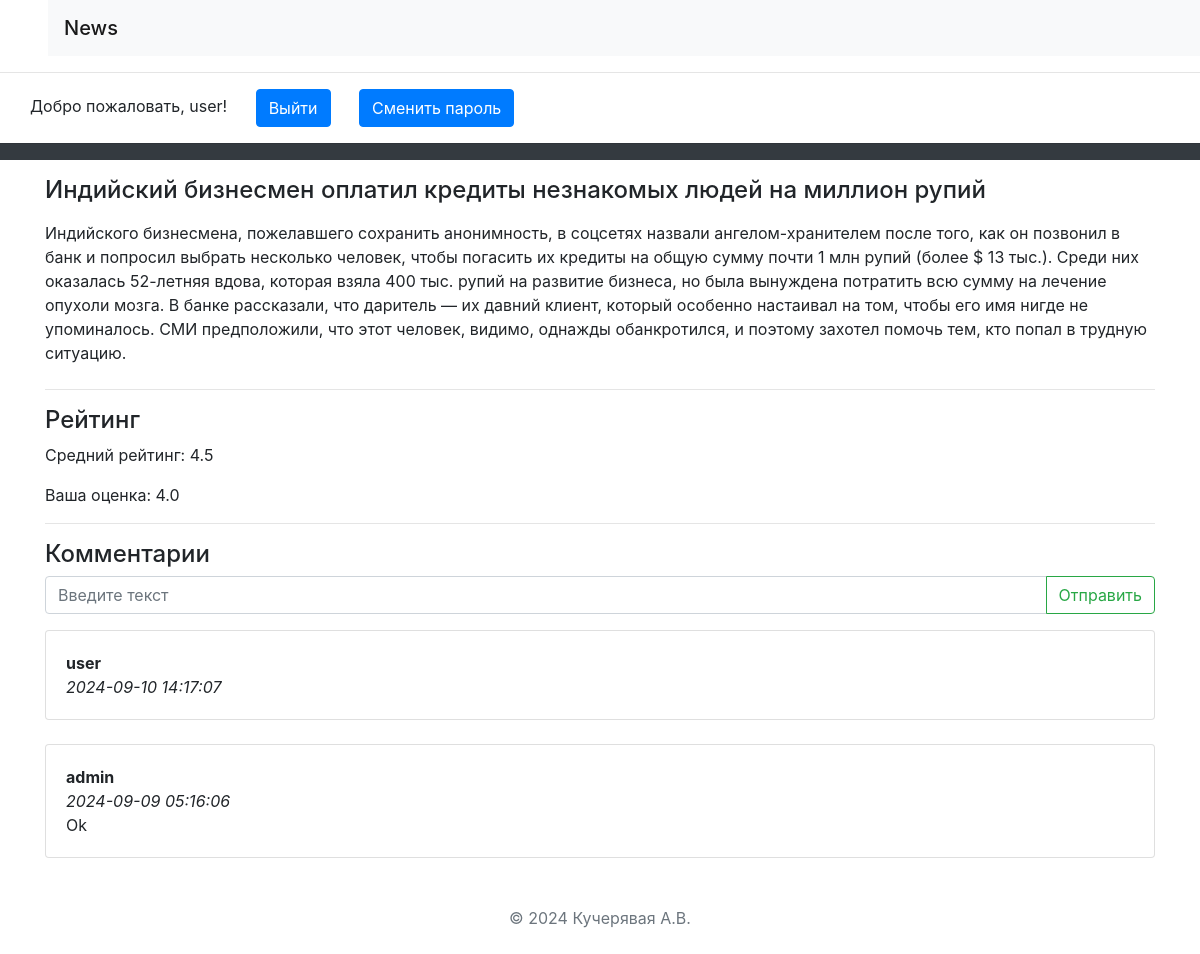
Page /riddles/2/ (signed in) on the committed database.
### riddles/models.py (models this page shows)
class Riddle(models.Model):
    riddle_text = models.CharField(max_length=255)
    pub_date = models.DateTimeField('date published')

class Option(models.Model):
    riddle = models.ForeignKey(Riddle, on_delete=models.CASCADE)
    text = models.CharField(max_length=900)

class Message(models.Model):
    chat = models.ForeignKey(
        Riddle,
        verbose_name='Есть о чем рассказать?',
        on_delete=models.CASCADE)
    author = models.ForeignKey(
        User,
        verbose_name='Пользователь', on_delete=models.CASCADE)
    message = models.TextField('Сообщение')
    pub_date = models.DateTimeField(
        'Дата сообщения',
        default=timezone.now)

### riddles/views.py (the view)
# urls.py: re_path(r'^([0-9]+)/$', views.detail, name='detail'),
def detail(request, riddle_id):
    error_message = None
    if "error_message" in request.GET:
        error_message = request.GET["error_message"]
    ordered_option_set = \
        list(Option.objects.filter(riddle_id=riddle_id))
    option_iter = \
        numpy.random.permutation(len(ordered_option_set))
    option_set = []
    for num in option_iter:
        option_set.append(ordered_option_set[num])
    return render(
        request,
        "answer.html",
        {
            "option_set": option_set,
            "riddle": get_object_or_404(
                Riddle, pk=riddle_id),
            "error_message": error_message,
            "latest_messages":
                Message.objects
                    .filter(chat_id=riddle_id)
                    .order_by('-pub_date')[:5],
            "already_rated_by_user":
                Mark.objects
                    .filter(author_id=request.user.id)
                    .filter(riddle_id=riddle_id)
                    .count(),
            "user_rating":
                Mark.objects
                    .filter(author_id=request.user.id)
                    .filter(riddle_id=riddle_id)
                    .aggregate(Avg('mark'))
                    ["mark__avg"],
            "avg_mark":
                Mark.objects
                    .filter(riddle_id=riddle_id)
                    .aggregate(Avg('mark'))
                    ["mark__avg"]
        }
    )

### templates/answer.html (shortened to what this page needs)
<!DOCTYPE html>
<html lang="en">
<head>
</head>
<body>
{% extends 'base.html' %}
{% block main %}
<h4>{{ riddle.riddle_text }}</h4>
<form action="answer/" method="post">
    {% for option in riddle.option_set.all %}
        <label for="option{{ forloop.counter }}">
            {{ option.text }}
        </label><br>
    {% endfor %}
</form>
<hr>
<h4>Рейтинг</h4>
    <p>Средний рейтинг:
        <span id="avg_mark_span">
            {{ avg_mark }}
        </span>
    </p>
{% if user.is_authenticated %}
    {% if already_rated_by_user <= 0 or already_rated_by_user ==  None %}
        <form action="post_mark/" method="post">
            {% csrf_token %}
            <div class="row">
                <div class="col-sm text-center">
                    <input name="mark"
                           type="radio"
                           value="1"/> 1
                </div>
                <div class="col-sm text-center">
                    <input name="mark"
                           type="radio"
                           value="2"/> 2
                </div>
                <div class="col-sm text-center">
                    <input name="mark"
                           type="radio"
                           value="3"/> 3
                </div>
                <div class="col-sm text-center">
                    <input name="mark"
                           type="radio"
                           value="4"/> 4
                </div>
                <div class="col-sm text-center">
                    <input name="mark"
                           type="radio"
                           value="5"/> 5
                </div>
                <div class="col-sm text-center">
                    <input class="btn btn-outline-success"
                        type="submit"
                        value="Отправить"/>
                </div>
            </div>
        </form>
        {% else %}
        Ваша оценка: {{ user_rating }}
    {% endif %}
{% endif %}
    <hr>
<h4>Комментарии</h4>
{% if user.is_authenticated %}
    <form action="post/" method="post">
    <div class="input-group mb-3">
      <input type="text"
             class="form-control"
             placeholder="Введите текст"
             name="message"/>
      <div class="input-group-append">
        <input class="btn btn-outline-success"
                type="submit"
                value="Отправить"/>
      </div>
    </div>
</form>
{% endif %}
<div id="history">
    {% for message in latest_messages %}
        <div class="card">
        <div class="card-body">
            <strong>
                {{ message.author.username }}
            </strong>
            <br/>
            <em>
                {{ message.pub_date|date:'Y-m-d H:i:s' }}
            </em>
            <br/>
            {{ message.message }}
        </div>
        </div>
        <br/>
    {% endfor %}
</div>
{% endblock %}

### templates/base.html (shortened to what this page needs)
<!doctype html>
<html lang="en">
<head>
<link rel="stylesheet" href="https://stackpath.bootstrapcdn.com/bootstrap/4.1.3/css/bootstrap.min.css"
 />
    <header class="header">
        <nav class="navbar ml-5 navbar-light bg-light">
            <h1 class="navbar-brand mb-0 h1"> News</h1>
        </nav>
        <hr>
        <div class="container-fluid">
            <div class="col-5 col-md-4 col-xl-6">
                {% if user.is_authenticated %}
                    <p>
                        Добро пожаловать, {{ user.username }}!
                        <a class="btn btn-primary me-2 ml-4"  href="/riddles/logout" >Выйти</a>
                        <a class="btn btn-primary me-2 ml-4" href="/riddles/password-change" >Сменить пароль</a>
                    </p>
                {% else %}
                    <p>
                        <a class="btn btn-primary" href="/riddles/login">Вход</a>
                        <a class="btn btn-primary"  href="/riddles/register">Регистрация</a>
                    </p>
                {% endif %}
            </div>
        </div>
    </header>
</head>
<body>
            <hr class="d-block p-2 bg-dark text-white">
            <div class="container min-vh-100">
                <div class="form-signin w-100 m-auto">
                    {% block main %}
                    {% endblock %}
                </div>
            </div>
</body>
<footer class="text-center text-lg-start bg-white text-muted navbar-light bg-light">
    <div class="text-center p-4">
        © 2024 Кучерявая А.В. </div>
</footer>
</html>

### rows in the picture
Riddle: riddle_text "Индийский бизнесмен оплатил кредиты незнакомых людей на миллион рупий"
Option: text "Индийского бизнесмена, пожелавшего сохранить анонимность, в соцсетях назвали ангелом-хранителем после того, как он позвонил в банк и попросил выбрать несколько человек, чтобы погасить их кредиты на общую сумму почти 1 млн рупий (более $ 13 тыс.). Среди них оказалась 52-летняя вдова, которая взяла 400 тыс. рупий на развитие бизнеса, но была вынуждена потратить всю сумму на лечение опухоли мозга. В банке рассказали, что даритель — их давний клиент, который особенно настаивал на том, чтобы его имя нигде не упоминалось. СМИ предположили, что этот человек, видимо, однажды обанкротился, и поэтому захотел помочь тем, кто попал в трудную ситуацию."
Message: author.username "user", pub_date "2024-09-10 14:17:07"
Message: author.username "admin", pub_date "2024-09-09 05:16:06", message "Ok"

### other values in the picture
{{ user.username }} "user"
{{ avg_mark }} "4.5"
{{ user_rating }} "4.0"
